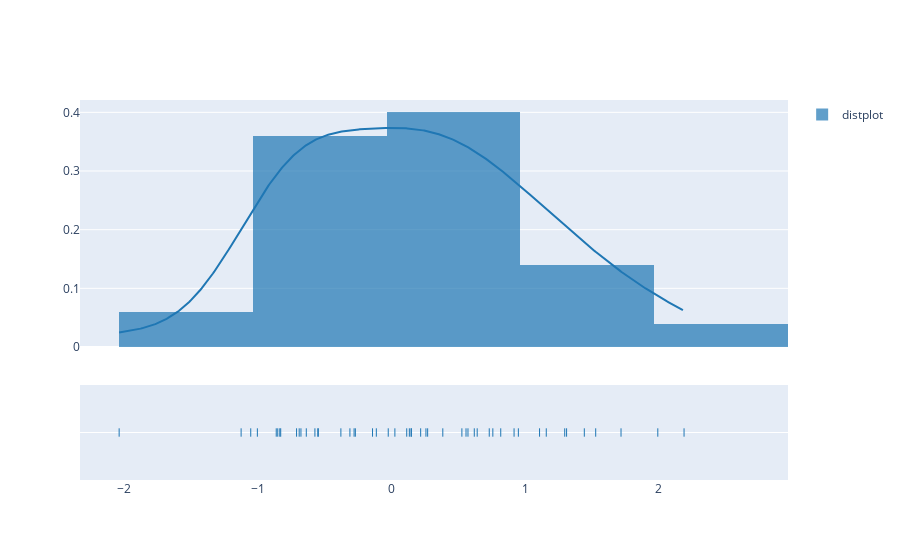

Notebook cell for this chart:
### Markdown cell above
Distplot: The distplot figure factory displays a combination of statistical representations of numerical data, such as histogram, kernel density estimation or normal curve, and rug plot.The distplot can be composed of all or any combination of the following 3 components −
1. histogram
2. curve: 
   (a) kernel density estimation
   (b) normal curve
3. rug plot

### Code cell
import plotly.express as px
import numpy as np
import plotly.figure_factory as ff
data = [np.random.randn(50)]
labels = ['distplot']
fig = ff.create_distplot(data, labels)
fig.show()

### Figure 1 — Plotly figure (JSON) as saved in the notebook; plotly's stock layout.template omitted (floating-point values rounded to 4 significant figures; data arrays with more than 128 entries replaced by an {"elided": "..."} marker saying what was removed)
{"data": [{"histnorm": "probability density", "legendgroup": "distplot", "marker": {"color": "rgb(31, 119, 180)"}, "name": "distplot", "opacity": 0.7, "type": "histogram", "x": [-0.572, -0.1129, -0.2697, -0.8612, 0.1469, 0.5576, -0.3105, -0.5465, 2.187, -0.378, 1.107, 1.527, -0.6364, 0.9488, -2.036, 0.5265, -1.124, 0.6193, 0.02573, 0.641, 0.2185, 0.149, 1.309, -0.7094, 1.295, -0.5506, 0.1143, 0.3839, 0.2579, 1.157, -1.002, 0.1338, 0.758, -0.1414, 1.442, 0.9167, -0.2793, 0.5721, 0.7312, -1.052, -0.6897, -0.8347, -0.6764, -0.02396, 1.991, -0.8278, 0.8171, 0.2706, -0.8498, 1.716], "xaxis": "x", "xbins": {"end": 2.187, "size": 1, "start": -2.036}, "yaxis": "y"}, {"legendgroup": "distplot", "marker": {"color": "rgb(31, 119, 180)"}, "mode": "lines", "name": "distplot", "showlegend": false, "type": "scatter", "x": {"elided": "500 float values"}, "xaxis": "x", "y": {"elided": "500 float values"}, "yaxis": "y"}, {"legendgroup": "distplot", "marker": {"color": "rgb(31, 119, 180)", "symbol": "line-ns-open"}, "mode": "markers", "name": "distplot", "showlegend": false, "type": "scatter", "x": [-0.572, -0.1129, -0.2697, -0.8612, 0.1469, 0.5576, -0.3105, -0.5465, 2.187, -0.378, 1.107, 1.527, -0.6364, 0.9488, -2.036, 0.5265, -1.124, 0.6193, 0.02573, 0.641, 0.2185, 0.149, 1.309, -0.7094, 1.295, -0.5506, 0.1143, 0.3839, 0.2579, 1.157, -1.002, 0.1338, 0.758, -0.1414, 1.442, 0.9167, -0.2793, 0.5721, 0.7312, -1.052, -0.6897, -0.8347, -0.6764, -0.02396, 1.991, -0.8278, 0.8171, 0.2706, -0.8498, 1.716], "xaxis": "x", "y": ["distplot", "distplot", "distplot", "distplot", "distplot", "distplot", "distplot", "distplot", "distplot", "distplot", "distplot", "distplot", "distplot", "distplot", "distplot", "distplot", "distplot", "distplot", "distplot", "distplot", "distplot", "distplot", "distplot", "distplot", "distplot", "distplot", "distplot", "distplot", "distplot", "distplot", "distplot", "distplot", "distplot", "distplot", "distplot", "distplot", "distplot", "distplot", "distplot", "distplot", "distplot", "distplot", "distplot", "distplot", "distplot", "distplot", "distplot", "distplot", "distplot", "distplot"], "yaxis": "y2"}], "layout": {"autosize": true, "barmode": "overlay", "hovermode": "closest", "legend": {"traceorder": "reversed"}, "xaxis": {"anchor": "y2", "autorange": true, "domain": [0, 1], "range": [-2.328, 2.964], "type": "linear", "zeroline": false}, "yaxis": {"anchor": "free", "autorange": true, "domain": [0.35, 1], "position": 0, "range": [0, 0.4211], "type": "linear"}, "yaxis2": {"anchor": "x", "autorange": true, "domain": [0, 0.25], "dtick": 1, "range": [-1, 1], "showticklabels": false, "type": "category"}}}
